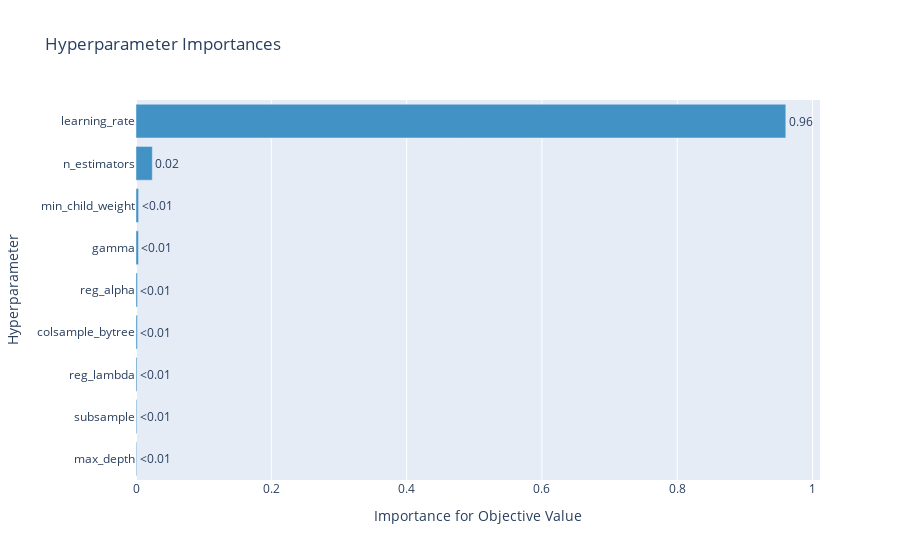

Notebook code for this chart:
### Code cell
optuna.visualization.plot_param_importances(study)

### Figure 1 — Plotly figure (JSON) as saved in the notebook; plotly's stock layout.template omitted (floating-point values rounded to 4 significant figures)
{"data": [{"cliponaxis": false, "hovertemplate": ["max_depth (IntDistribution): 0.001018650270101624<extra></extra>", "subsample (FloatDistribution): 0.0011942370225733212<extra></extra>", "reg_lambda (FloatDistribution): 0.0015176752511896609<extra></extra>", "colsample_bytree (FloatDistribution): 0.002050431835526553<extra></extra>", "reg_alpha (FloatDistribution): 0.0022085453370690963<extra></extra>", "gamma (FloatDistribution): 0.0036530040201024454<extra></extra>", "min_child_weight (IntDistribution): 0.0038103816422010842<extra></extra>", "n_estimators (IntDistribution): 0.024110690613356585<extra></extra>", "learning_rate (FloatDistribution): 0.9604363840078797<extra></extra>"], "marker": {"color": "rgb(66,146,198)"}, "orientation": "h", "text": ["<0.01", "<0.01", "<0.01", "<0.01", "<0.01", "<0.01", "<0.01", "0.02", "0.96"], "textposition": "outside", "type": "bar", "x": [0.001019, 0.001194, 0.001518, 0.00205, 0.002209, 0.003653, 0.00381, 0.02411, 0.9604], "y": ["max_depth", "subsample", "reg_lambda", "colsample_bytree", "reg_alpha", "gamma", "min_child_weight", "n_estimators", "learning_rate"]}], "layout": {"showlegend": false, "title": {"text": "Hyperparameter Importances"}, "xaxis": {"title": {"text": "Importance for Objective Value"}}, "yaxis": {"title": {"text": "Hyperparameter"}}}}
